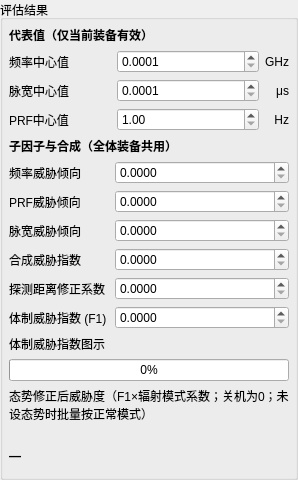
      <widget class="QGroupBox" name="groupResult">
       <property name="sizePolicy">
        <sizepolicy hsizetype="Preferred" vsizetype="Preferred">
         <horstretch>0</horstretch>
         <verstretch>0</verstretch>
        </sizepolicy>
       </property>
       <property name="title">
        <string>评估结果</string>
       </property>
       <layout class="QVBoxLayout" name="verticalLayout_result">
        <property name="leftMargin">
         <number>6</number>
        </property>
        <property name="topMargin">
         <number>6</number>
        </property>
        <property name="rightMargin">
         <number>6</number>
        </property>
        <property name="bottomMargin">
         <number>6</number>
        </property>
        <item>
         <widget class="QLabel" name="label_centers">
          <property name="styleSheet">
           <string notr="true">font-weight: bold;</string>
          </property>
          <property name="text">
           <string>代表值（仅当前装备有效）</string>
          </property>
         </widget>
        </item>
        <item>
         <layout class="QGridLayout" name="gridLayout">
          <item row="0" column="0">
           <widget class="QLabel" name="label_freqCenter">
            <property name="minimumSize">
             <size>
              <width>102</width>
              <height>0</height>
             </size>
            </property>
            <property name="text">
             <string>频率中心值</string>
            </property>
            <property name="alignment">
             <set>Qt::AlignLeading|Qt::AlignLeft|Qt::AlignVCenter</set>
            </property>
           </widget>
          </item>
          <item row="0" column="1">
           <widget class="QDoubleSpinBox" name="spinResultFreqCenter">
            <property name="sizePolicy">
             <sizepolicy hsizetype="Expanding" vsizetype="Fixed">
              <horstretch>0</horstretch>
              <verstretch>0</verstretch>
             </sizepolicy>
            </property>
            <property name="decimals">
             <number>4</number>
            </property>
            <property name="minimum">
             <double>0.000100000000000</double>
            </property>
            <property name="maximum">
             <double>100.000000000000000</double>
            </property>
           </widget>
          </item>
          <item row="0" column="2">
           <widget class="QLabel" name="label_freqCenter_unit">
            <property name="minimumSize">
             <size>
              <width>0</width>
              <height>0</height>
             </size>
            </property>
            <property name="text">
             <string>GHz</string>
            </property>
            <property name="alignment">
             <set>Qt::AlignRight|Qt::AlignTrailing|Qt::AlignVCenter</set>
            </property>
           </widget>
          </item>
          <item row="1" column="0">
           <widget class="QLabel" name="label_pwCenter">
            <property name="minimumSize">
             <size>
              <width>102</width>
              <height>0</height>
             </size>
            </property>
            <property name="text">
             <string>脉宽中心值</string>
            </property>
            <property name="alignment">
             <set>Qt::AlignLeading|Qt::AlignLeft|Qt::AlignVCenter</set>
            </property>
           </widget>
          </item>
          <item row="1" column="1">
           <widget class="QDoubleSpinBox" name="spinResultPwCenter">
            <property name="sizePolicy">
             <sizepolicy hsizetype="Expanding" vsizetype="Fixed">
              <horstretch>0</horstretch>
              <verstretch>0</verstretch>
             </sizepolicy>
            </property>
            <property name="decimals">
             <number>4</number>
            </property>
            <property name="minimum">
             <double>0.000100000000000</double>
            </property>
            <property name="maximum">
             <double>10000.000000000000000</double>
            </property>
           </widget>
          </item>
          <item row="1" column="2">
           <widget class="QLabel" name="label_pwCenter_unit">
            <property name="minimumSize">
             <size>
              <width>0</width>
              <height>0</height>
             </size>
            </property>
            <property name="text">
             <string>μs</string>
            </property>
            <property name="alignment">
             <set>Qt::AlignRight|Qt::AlignTrailing|Qt::AlignVCenter</set>
            </property>
           </widget>
          </item>
          <item row="2" column="0">
           <widget class="QLabel" name="label_prfCenter">
            <property name="minimumSize">
             <size>
              <width>102</width>
              <height>0</height>
             </size>
            </property>
            <property name="text">
             <string>PRF中心值</string>
            </property>
            <property name="alignment">
             <set>Qt::AlignLeading|Qt::AlignLeft|Qt::AlignVCenter</set>
            </property>
           </widget>
          </item>
          <item row="2" column="1">
           <widget class="QDoubleSpinBox" name="spinResultPrfCenter">
            <property name="sizePolicy">
             <sizepolicy hsizetype="Expanding" vsizetype="Fixed">
              <horstretch>0</horstretch>
              <verstretch>0</verstretch>
             </sizepolicy>
            </property>
            <property name="decimals">
             <number>2</number>
            </property>
            <property name="minimum">
             <double>1.000000000000000</double>
            </property>
            <property name="maximum">
             <double>10000000.000000000000000</double>
            </property>
           </widget>
          </item>
          <item row="2" column="2">
           <widget class="QLabel" name="label_prfCenter_unit">
            <property name="minimumSize">
             <size>
              <width>0</width>
              <height>0</height>
             </size>
            </property>
            <property name="text">
             <string>Hz</string>
            </property>
            <property name="alignment">
             <set>Qt::AlignRight|Qt::AlignTrailing|Qt::AlignVCenter</set>
            </property>
           </widget>
          </item>
         </layout>
        </item>
        <item>
         <widget class="QLabel" name="label_factors">
          <property name="styleSheet">
           <string notr="true">font-weight: bold;</string>
          </property>
          <property name="text">
           <string>子因子与合成（全体装备共用）</string>
          </property>
         </widget>
        </item>
        <item>
         <layout class="QFormLayout" name="formLayout_factors">
          <property name="fieldGrowthPolicy">
           <enum>QFormLayout::AllNonFixedFieldsGrow</enum>
          </property>
          <property name="rowWrapPolicy">
           <enum>QFormLayout::DontWrapRows</enum>
          </property>
          <property name="labelAlignment">
           <set>Qt::AlignLeading|Qt::AlignLeft|Qt::AlignVCenter</set>
          </property>
          <property name="formAlignment">
           <set>Qt::AlignLeading|Qt::AlignLeft|Qt::AlignTop</set>
          </property>
          <property name="horizontalSpacing">
           <number>8</number>
          </property>
          <property name="verticalSpacing">
           <number>6</number>
          </property>
          <item row="0" column="0">
           <widget class="QLabel" name="label_fFreq">
            <property name="minimumSize">
             <size>
              <width>0</width>
              <height>0</height>
             </size>
            </property>
            <property name="text">
             <string>频率威胁倾向</string>
            </property>
            <property name="alignment">
             <set>Qt::AlignLeading|Qt::AlignLeft|Qt::AlignVCenter</set>
            </property>
           </widget>
          </item>
          <item row="0" column="1">
           <widget class="QDoubleSpinBox" name="spinResultFFreq">
            <property name="sizePolicy">
             <sizepolicy hsizetype="Expanding" vsizetype="Fixed">
              <horstretch>0</horstretch>
              <verstretch>0</verstretch>
             </sizepolicy>
            </property>
            <property name="decimals">
             <number>4</number>
            </property>
            <property name="minimum">
             <double>0.000000000000000</double>
            </property>
            <property name="maximum">
             <double>2.000000000000000</double>
            </property>
            <property name="singleStep">
             <double>0.010000000000000</double>
            </property>
           </widget>
          </item>
          <item row="1" column="0">
           <widget class="QLabel" name="label_fPrf">
            <property name="minimumSize">
             <size>
              <width>0</width>
              <height>0</height>
             </size>
            </property>
            <property name="text">
             <string>PRF威胁倾向</string>
            </property>
            <property name="alignment">
             <set>Qt::AlignLeading|Qt::AlignLeft|Qt::AlignVCenter</set>
            </property>
           </widget>
          </item>
          <item row="1" column="1">
           <widget class="QDoubleSpinBox" name="spinResultFPrf">
            <property name="sizePolicy">
             <sizepolicy hsizetype="Expanding" vsizetype="Fixed">
              <horstretch>0</horstretch>
              <verstretch>0</verstretch>
             </sizepolicy>
            </property>
            <property name="decimals">
             <number>4</number>
            </property>
            <property name="minimum">
             <double>0.000000000000000</double>
            </property>
            <property name="maximum">
             <double>2.000000000000000</double>
            </property>
            <property name="singleStep">
             <double>0.010000000000000</double>
            </property>
           </widget>
          </item>
          <item row="2" column="0">
           <widget class="QLabel" name="label_fPw">
            <property name="minimumSize">
             <size>
              <width>0</width>
              <height>0</height>
             </size>
            </property>
            <property name="text">
             <string>脉宽威胁倾向</string>
            </property>
            <property name="alignment">
             <set>Qt::AlignLeading|Qt::AlignLeft|Qt::AlignVCenter</set>
            </property>
           </widget>
          </item>
          <item row="2" column="1">
           <widget class="QDoubleSpinBox" name="spinResultFPw">
            <property name="sizePolicy">
             <sizepolicy hsizetype="Expanding" vsizetype="Fixed">
              <horstretch>0</horstretch>
              <verstretch>0</verstretch>
             </sizepolicy>
            </property>
            <property name="decimals">
             <number>4</number>
            </property>
            <property name="minimum">
             <double>0.000000000000000</double>
            </property>
            <property name="maximum">
             <double>2.000000000000000</double>
            </property>
            <property name="singleStep">
             <double>0.010000000000000</double>
            </property>
           </widget>
          </item>
          <item row="3" column="0">
           <widget class="QLabel" name="label_f1raw">
            <property name="minimumSize">
             <size>
              <width>0</width>
              <height>0</height>
             </size>
            </property>
            <property name="text">
             <string>合成威胁指数</string>
            </property>
            <property name="alignment">
             <set>Qt::AlignLeading|Qt::AlignLeft|Qt::AlignVCenter</set>
            </property>
           </widget>
          </item>
          <item row="3" column="1">
           <widget class="QDoubleSpinBox" name="spinResultF1Raw">
            <property name="sizePolicy">
             <sizepolicy hsizetype="Expanding" vsizetype="Fixed">
              <horstretch>0</horstretch>
              <verstretch>0</verstretch>
             </sizepolicy>
            </property>
            <property name="decimals">
             <number>4</number>
            </property>
            <property name="minimum">
             <double>0.000000000000000</double>
            </property>
            <property name="maximum">
             <double>2.000000000000000</double>
            </property>
            <property name="singleStep">
             <double>0.010000000000000</double>
            </property>
           </widget>
          </item>
          <item row="4" column="0">
           <widget class="QLabel" name="label_rangeMod">
            <property name="minimumSize">
             <size>
              <width>0</width>
              <height>0</height>
             </size>
            </property>
            <property name="text">
             <string>探测距离修正系数</string>
            </property>
            <property name="alignment">
             <set>Qt::AlignLeading|Qt::AlignLeft|Qt::AlignVCenter</set>
            </property>
           </widget>
          </item>
          <item row="4" column="1">
           <widget class="QDoubleSpinBox" name="spinResultRangeMod">
            <property name="sizePolicy">
             <sizepolicy hsizetype="Expanding" vsizetype="Fixed">
              <horstretch>0</horstretch>
              <verstretch>0</verstretch>
             </sizepolicy>
            </property>
            <property name="decimals">
             <number>4</number>
            </property>
            <property name="minimum">
             <double>0.000000000000000</double>
            </property>
            <property name="maximum">
             <double>2.000000000000000</double>
            </property>
            <property name="singleStep">
             <double>0.010000000000000</double>
            </property>
           </widget>
          </item>
          <item row="5" column="0">
           <widget class="QLabel" name="label_f1">
            <property name="minimumSize">
             <size>
              <width>0</width>
              <height>0</height>
             </size>
            </property>
            <property name="text">
             <string>体制威胁指数 (F1)</string>
            </property>
            <property name="alignment">
             <set>Qt::AlignLeading|Qt::AlignLeft|Qt::AlignVCenter</set>
            </property>
           </widget>
          </item>
          <item row="5" column="1">
           <widget class="QDoubleSpinBox" name="spinResultF1">
            <property name="sizePolicy">
             <sizepolicy hsizetype="Expanding" vsizetype="Fixed">
              <horstretch>0</horstretch>
              <verstretch>0</verstretch>
             </sizepolicy>
            </property>
            <property name="decimals">
             <number>4</number>
            </property>
            <property name="minimum">
             <double>0.000000000000000</double>
            </property>
            <property name="maximum">
             <double>1.000000000000000</double>
            </property>
            <property name="singleStep">
             <double>0.010000000000000</double>
            </property>
           </widget>
          </item>
         </layout>
        </item>
        <item>
         <widget class="QLabel" name="label_progressCaption">
          <property name="text">
           <string>体制威胁指数图示</string>
          </property>
         </widget>
        </item>
        <item>
         <widget class="QProgressBar" name="progressF1">
          <property name="maximum">
           <number>100</number>
          </property>
          <property name="value">
           <number>0</number>
          </property>
          <property name="format">
           <string>%p%</string>
          </property>
         </widget>
        </item>
        <item>
         <widget class="QLabel" name="label_effectiveCaption">
          <property name="text">
           <string>态势修正后威胁度（F1×辐射模式系数；关机为0；未设态势时批量按正常模式）</string>
          </property>
          <property name="wordWrap">
           <bool>true</bool>
          </property>
         </widget>
        </item>
        <item>
         <widget class="QLabel" name="lblSituationSummary">
          <property name="text">
           <string/>
          </property>
          <property name="wordWrap">
           <bool>true</bool>
          </property>
         </widget>
        </item>
        <item>
         <widget class="QLabel" name="lblEffectiveVal">
          <property name="styleSheet">
           <string notr="true">font-size: 9pt; font-weight: bold;</string>
          </property>
          <property name="text">
           <string>—</string>
          </property>
         </widget>
        </item>
        <item>
         <spacer name="verticalSpacer_result">
          <property name="orientation">
           <enum>Qt::Vertical</enum>
          </property>
          <property name="sizeType">
           <enum>QSizePolicy::Minimum</enum>
          </property>
          <property name="sizeHint" stdset="0">
           <size>
            <width>20</width>
            <height>8</height>
           </size>
          </property>
         </spacer>
        </item>
       </layout>
      </widget>
